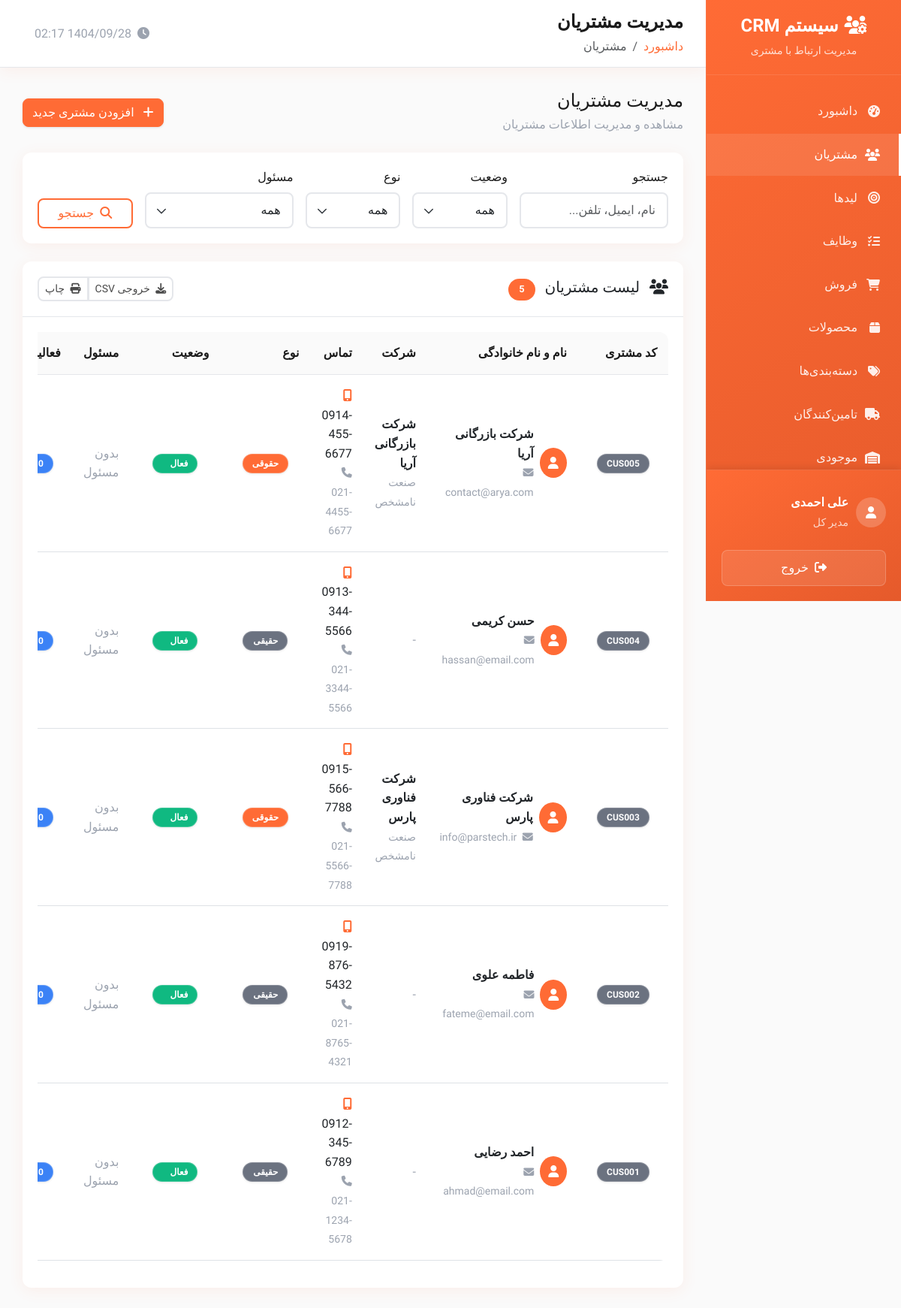
/public/customers.php (signed in), run on the app's committed database.
### tables this page shows
CREATE TABLE users (
    id INT AUTO_INCREMENT PRIMARY KEY,
    username VARCHAR(50) UNIQUE NOT NULL,
    email VARCHAR(100) UNIQUE NOT NULL,
    password VARCHAR(255) NOT NULL,
    first_name VARCHAR(50) NOT NULL,
    last_name VARCHAR(50) NOT NULL,
    mobile VARCHAR(15),
    phone VARCHAR(20),
    avatar VARCHAR(255),
    role ENUM('admin', 'manager', 'sales', 'user') DEFAULT 'user',
    status ENUM('active', 'inactive', 'suspended') DEFAULT 'active',
    department VARCHAR(100),
    position VARCHAR(100),
    hire_date DATE,
    salary DECIMAL(10,2),
    address TEXT,
    notes TEXT,
    last_login DATETIME,
    failed_login_attempts INT DEFAULT 0,
    locked_until DATETIME NULL,
    created_at TIMESTAMP DEFAULT CURRENT_TIMESTAMP,
    updated_at TIMESTAMP DEFAULT CURRENT_TIMESTAMP ON UPDATE CURRENT_TIMESTAMP
);

CREATE TABLE customers (
    id INT AUTO_INCREMENT PRIMARY KEY,
    customer_code VARCHAR(20) UNIQUE NOT NULL,
    company_name VARCHAR(100),
    first_name VARCHAR(50) NOT NULL,
    last_name VARCHAR(50) NOT NULL,
    email VARCHAR(100),
    phone VARCHAR(20),
    mobile VARCHAR(20),
    address TEXT,
    city VARCHAR(50),
    state VARCHAR(50),
    postal_code VARCHAR(20),
    website VARCHAR(100),
    industry VARCHAR(50),
    customer_type ENUM('individual', 'company') DEFAULT 'individual',
    status ENUM('active', 'inactive', 'prospect') DEFAULT 'prospect',
    source VARCHAR(50),
    assigned_to INT,
    tags TEXT,
    notes TEXT,
    created_by INT,
    created_at TIMESTAMP DEFAULT CURRENT_TIMESTAMP,
    updated_at TIMESTAMP DEFAULT CURRENT_TIMESTAMP ON UPDATE CURRENT_TIMESTAMP,
    FOREIGN KEY (assigned_to) REFERENCES users(id) ON DELETE SET NULL,
    FOREIGN KEY (created_by) REFERENCES users(id) ON DELETE SET NULL
);

### public/customers.php (the view, shortened to what the rows shown need)
<?php
$page_title = 'مدیریت مشتریان';
require_once __DIR__ . '/../private/database.php';
require_once __DIR__ . '/../private/auth.php';
require_once __DIR__ . '/../private/functions.php';
$page = (int)($_GET['page'] ?? 1);
$per_page = RECORDS_PER_PAGE;
$offset = ($page - 1) * $per_page;
$where_conditions = [];
$params = [];
$where_clause = $where_conditions ? 'WHERE ' . implode(' AND ', $where_conditions) : '';
$sql = "
    SELECT
        c.*,
        CONCAT(u.first_name, ' ', u.last_name) as assigned_user,
        (SELECT COUNT(*) FROM customer_activities WHERE customer_id = c.id) as activities_count
    FROM customers c
    LEFT JOIN users u ON c.assigned_to = u.id
    $where_clause
    ORDER BY c.created_at DESC
    LIMIT $per_page OFFSET $offset
";
$customers = $pdo->prepare($sql);
$customers->execute($params);
$customers = $customers->fetchAll();
include __DIR__ . '/../private/header.php';
?>
<div class="card">
    <div class="card-body">
        <?php if (empty($customers)): ?>
            <div class="text-center py-5">
                <i class="fas fa-users fa-3x text-muted mb-3"></i>
                <h5 class="text-muted">مشتری‌ای یافت نشد</h5>
                <p class="text-muted">برای شروع، مشتری جدیدی اضافه کنید</p>
                <?php if (hasPermission('add_customer')): ?>
                    <a href="customer_form.php" class="btn btn-primary">
                        <i class="fas fa-plus me-2"></i>
                        افزودن مشتری اول
                    </a>
                <?php endif; ?>
            </div>
        <?php else: ?>
            <div class="table-responsive">
                <table class="table table-hover" id="customersTable">
                    <thead>
                        <tr>
                            <th>کد مشتری</th>
                            <th>نام و نام خانوادگی</th>
                            <th>شرکت</th>
                            <th>تماس</th>
                            <th>نوع</th>
                            <th>وضعیت</th>
                            <th>مسئول</th>
                            <th>فعالیت‌ها</th>
                        </tr>
                    </thead>
                    <tbody>
                        <?php foreach ($customers as $customer): ?>
                            <tr>
                                <td>
                                    <span class="badge bg-secondary"><?php echo htmlspecialchars($customer['customer_code']); ?></span>
                                </td>
                                <td>
                                    <div class="d-flex align-items-center">
                                        <div class="user-avatar me-2" style="width: 40px; height: 40px; background: var(--primary-color); border-radius: 50%; display: flex; align-items: center; justify-content: center; color: white;">
                                            <i class="fas fa-user"></i>
                                        </div>
                                        <div>
                                            <div class="fw-bold">
                                                <?php echo htmlspecialchars($customer['first_name'] . ' ' . $customer['last_name']); ?>
                                            </div>
                                            <?php if ($customer['email']): ?>
                                                <small class="text-muted">
                                                    <i class="fas fa-envelope me-1"></i>
                                                    <?php echo htmlspecialchars($customer['email']); ?>
                                                </small>
                                            <?php endif; ?>
                                        </div>
                                    </div>
                                </td>
                                <td>
                                    <?php if ($customer['company_name']): ?>
                                        <div class="fw-bold"><?php echo htmlspecialchars($customer['company_name']); ?></div>
                                        <small class="text-muted"><?php echo htmlspecialchars($customer['industry'] ?: 'صنعت نامشخص'); ?></small>
                                    <?php else: ?>
                                        <span class="text-muted">-</span>
                                    <?php endif; ?>
                                </td>
                                <td>
                                    <?php if ($customer['phone'] || $customer['mobile']): ?>
                                        <?php if ($customer['mobile']): ?>
                                            <div>
                                                <i class="fas fa-mobile-alt me-1 text-primary"></i>
                                                <?php echo formatPhone($customer['mobile']); ?>
                                            </div>
                                        <?php endif; ?>
                                        <?php if ($customer['phone']): ?>
                                            <small class="text-muted">
                                                <i class="fas fa-phone me-1"></i>
                                                <?php echo formatPhone($customer['phone']); ?>
                                            </small>
                                        <?php endif; ?>
                                    <?php else: ?>
                                        <span class="text-muted">-</span>
                                    <?php endif; ?>
                                </td>
                                <td class="text-center">
                                    <span class="badge bg-<?php echo $customer['customer_type'] === 'company' ? 'primary' : 'secondary'; ?>">
                                        <?php echo $customer['customer_type'] === 'company' ? 'حقوقی' : 'حقیقی'; ?>
                                    </span>
                                </td>
                                <td class="text-center">
                                    <span class="badge bg-<?php echo getStatusClass($customer['status']); ?>">
                                        <?php echo getStatusTitle($customer['status']); ?>
                                    </span>
                                </td>
                                <td>
                                    <?php if ($customer['assigned_user']): ?>
                                        <small class="text-muted">
                                            <i class="fas fa-user-tie me-1"></i>
                                            <?php echo htmlspecialchars($customer['assigned_user']); ?>
                                        </small>
                                    <?php else: ?>
                                        <span class="text-muted">بدون مسئول</span>
                                    <?php endif; ?>
                                </td>
                                <td>
                                    <span class="badge bg-info">
                                        <?php echo number_format($customer['activities_count']); ?> فعالیت
                                    </span>
                                </td>
                            </tr>
                        <?php endforeach; ?>
                    </tbody>
                </table>
            </div>
        <?php endif; ?>
    </div>
</div>
<?php include __DIR__ . '/../private/footer.php'; ?>

### private/header.php (shortened to what the rows shown need)
<?php
$current_user = getCurrentUser();
?>
<!DOCTYPE html>
<html lang="fa" dir="rtl">
<head>
    <link href="https://cdn.jsdelivr.net/npm/bootstrap@5.3.0/dist/css/bootstrap.rtl.min.css" rel="stylesheet">
    <link href="https://cdnjs.cloudflare.com/ajax/libs/font-awesome/6.4.0/css/all.min.css" rel="stylesheet">
    <link href="https://cdn.jsdelivr.net/npm/chart.js@3.9.1/dist/chart.min.css" rel="stylesheet">
</head>
<body>
    <div class="sidebar" id="sidebar">
            <?php if (hasRole('admin')): ?>
            <a href="settings.php" class="menu-item <?php echo basename($_SERVER['PHP_SELF']) == 'settings.php' ? 'active' : ''; ?>">
                <i class="fas fa-cog"></i>
                تنظیمات
            </a>
            <a href="users.php" class="menu-item <?php echo basename($_SERVER['PHP_SELF']) == 'users.php' ? 'active' : ''; ?>">
                <i class="fas fa-user-cog"></i>
                کاربران
            </a>
            <?php endif; ?>
        <div class="sidebar-user">
            <div class="user-info">
                <div>
                    <div class="fw-bold"><?php echo htmlspecialchars($current_user['first_name'] . ' ' . $current_user['last_name']); ?></div>
                    <small class="opacity-75"><?php echo getRoleTitle($current_user['role']); ?></small>
                </div>
            </div>
        </div>
    </div>
    <div class="main-content">
        <div class="top-nav d-flex justify-content-between align-items-center">
            <div>
                <h1 class="nav-title"><?php echo isset($page_title) ? $page_title : 'داشبورد'; ?></h1>
            </div>
        </div>
        <div class="content">

### data on the page
users: first_name+last_name "علی احمدی", role "مدیر کل"
customers: customer_code "CUS005", first_name+last_name "شرکت بازرگانی آریا", email "contact@arya.com", company_name "شرکت بازرگانی آریا", industry "صنعت نامشخص", mobile "0914-455-6677", phone "021-4455-6677", customer_type "حقوقی", status "فعال", activities_count "0…"
customers: customer_code "CUS004", first_name+last_name "حسن کریمی", email "hassan@email.com", mobile "0913-344-5566", phone "021-3344-5566", customer_type "حقیقی", status "فعال", activities_count "0…"
customers: customer_code "CUS003", first_name+last_name "شرکت فناوری پارس", email "info@parstech.ir", company_name "شرکت فناوری پارس", industry "صنعت نامشخص", mobile "0915-566-7788", phone "021-5566-7788", customer_type "حقوقی", status "فعال", activities_count "0…"
customers: customer_code "CUS002", first_name+last_name "فاطمه علوی", email "fateme@email.com", mobile "0919-876-5432", phone "021-8765-4321", customer_type "حقیقی", status "فعال", activities_count "0…"
customers: customer_code "CUS001", first_name+last_name "احمد رضایی", email "ahmad@email.com", mobile "0912-345-6789", phone "021-1234-5678", customer_type "حقیقی", status "فعال", activities_count "0…"

### other printed values
$page_title "مدیریت مشتریان"
$item['title'] "داشبورد"
$item['title'] "مشتریان"
$total_records "5"
